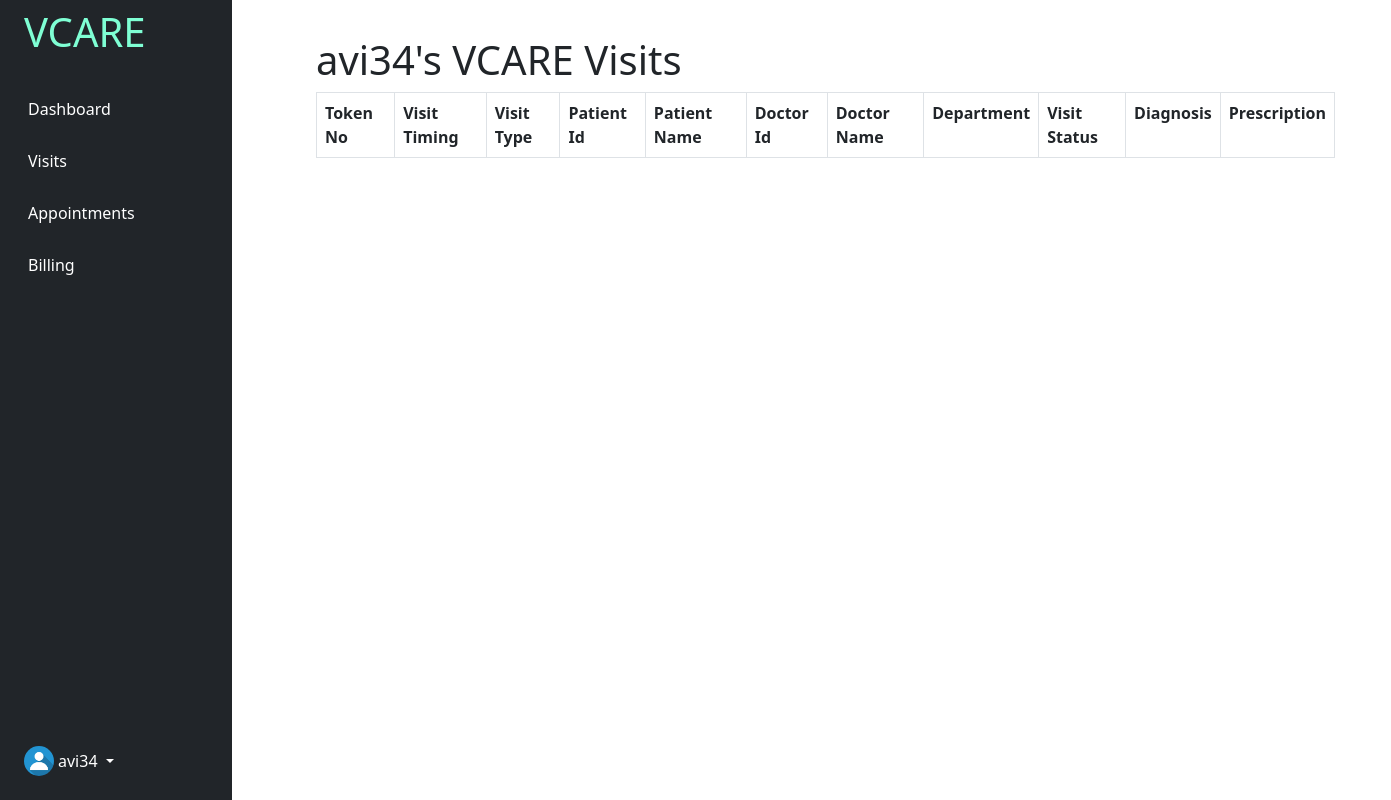
Before: /pvisit (signed in) with the older database file.
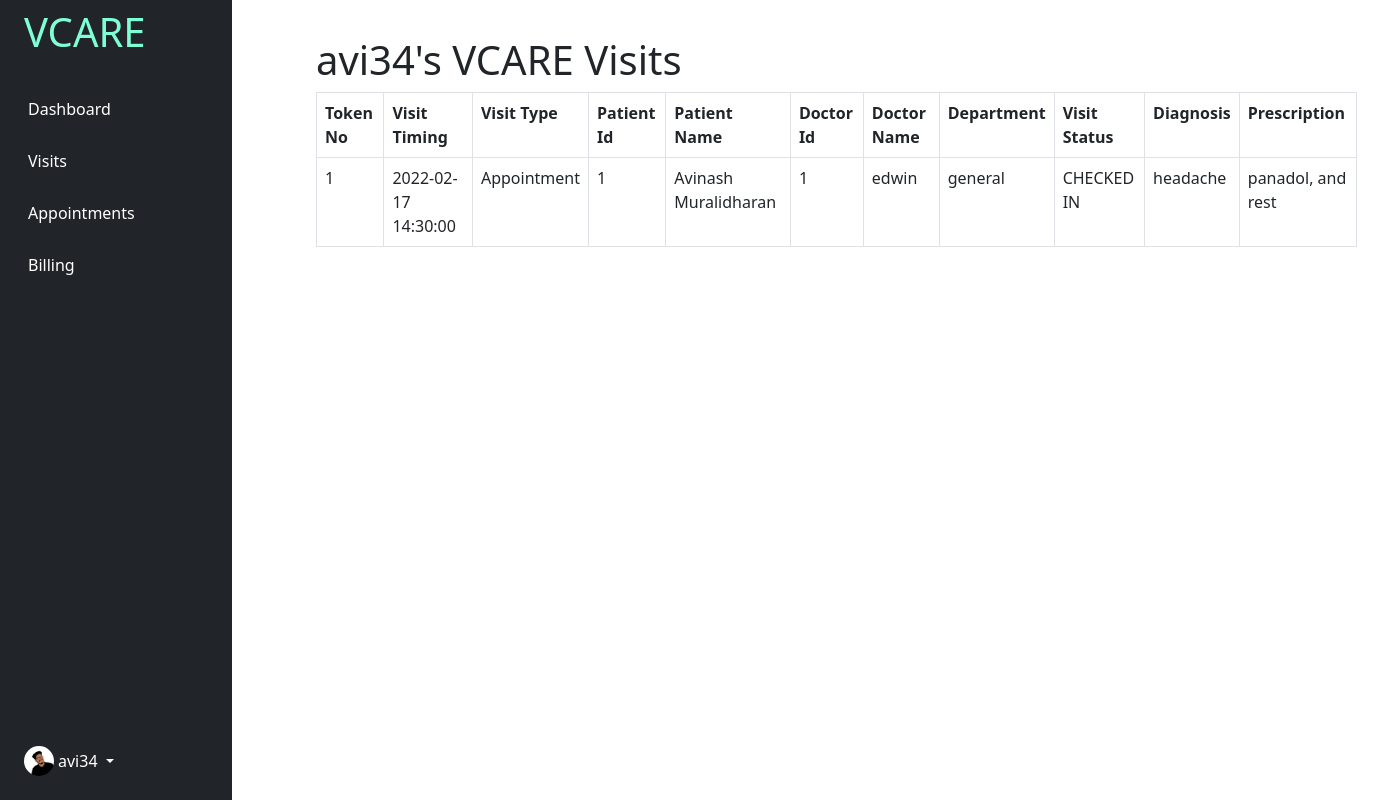
After: the same page with the newer database file.
### tables this page shows
CREATE TABLE LOGIN(
    U_NAME VARCHAR2(10) PRIMARY KEY,
    PWD VARCHAR2(10) NOT NULL,
    TYPE  VARCHAR2(10) NOT NULL,
    DPLOC VARCHAR2(50) NOT NULL);

CREATE TABLE VISITS(
    TOKEN_NO INTEGER  PRIMARY KEY AUTOINCREMENT,
    VISIT_TIME DATETIME NOT NULL UNIQUE,
    VISIT_TYPE VARCHAR2(20) NOT NULL,
    PAT_ID REFERENCES PATIENT(PAT_ID),
    PAT_NAME REFERENCES PATIENT(PAT_NAME),
    DOC_ID REFERENCES DOCTOR(DOC_ID),
    DOC_NAME REFERENCES DOCTOR(DOC_NAME),
    DEP REFERENCES DOCTOR(DEP),
    VISIT_STATUS VARCHAR2(20),
    DIAGNOSIS  VARCHAR2(500),
    PRESCRIPTION VARCHAR2(500)   
    );

### app.py (the view)
@app.route('/pvisit')
def pvisit():
    uname = session["name"]
    con = sqlite3.connect("database.db")
    con.row_factory = sqlite3.Row
    cur = con.cursor()
    cur.execute("SELECT DPLOC FROM LOGIN WHERE U_NAME='{un}'".format(un=uname))
    acc = cur.fetchall()
    for i in acc:
        dp = i[0]
    cur.execute("SELECT *FROM PATIENT WHERE U_NAME='{un}'".format(un=uname))
    pdata = cur.fetchall()
    id = pdata[0][0]
    cur.execute("SELECT *FROM VISITS WHERE PAT_ID={i}".format(i=id))
    vdata = cur.fetchall()
    return render_template('pvisit.html', vdata=vdata, dp=dp)

### templates/pvisit.html (shortened to what this page needs)
{% extends "dashbase.html" %}
{% block head %}
{{ super() }}
{% endblock %}
{% block content %}
<div class="container" style="margin-top:20px;margin-left:30px;">
    <h1>{{session.name}}'s VCARE Visits</h1>
    <table class="table table-bordered">
        <tr>
            <th>Token No</th>
            <th>Visit Timing</th>
            <th>Visit Type</th>
            <th>Patient Id</th>
            <th>Patient Name</th>
            <th>Doctor Id</th>
            <th>Doctor Name</th>
            <th>Department</th>
            <th>Visit Status</th>
            <th>Diagnosis</th>
            <th>Prescription</th>
        </tr>
        {% for i in vdata %}
        <tr>
            <td>{{i[0]}}</td>
            <td>{{i[1]}}</td>
            <td>{{i[2]}}</td>
            <td>{{i[3]}}</td>
            <td>{{i[4]}}</td>
            <td>{{i[5]}}</td>
            <td>{{i[6]}}</td>
            <td>{{i[7]}}</td>
            <td>{{i[8]}}</td>
            <td>{{i[9]}}</td>
            <td>{{i[10]}}</td>
        </tr>
        {% endfor %}
    </table>
</div>
{% endblock content %}

### templates/dashbase.html (shortened to what this page needs)
<!DOCTYPE html>
<head>
    {% block head %}
    <link rel="stylesheet" href="{{ url_for('static',filename='css/bootstrap.min.css') }}">
    <link rel="stylesheet" href="{{ url_for('static',filename='css/styles.css') }}">
    <link rel="stylesheet" href="{{ url_for('static',filename='css/card.css') }}">
    <link rel="stylesheet" href="{{ url_for('static',filename='css/sidebars.css') }}">
    {% endblock %}
</head>
<body id="body">
    <div class="container-fluid">
        <div class="row flex-nowrap">
            <div class="col-auto col-md-3 col-xl-2 px-sm-2 px-0 bg-dark fixed-top">
                <div class="d-flex flex-column align-items-center align-items-sm-start px-3 pt-2 text-white min-vh-100">
                    <a href="/"
                        class="d-flex align-items-center pb-3 mb-md-0 me-md-auto text-white text-decoration-none">
                        <span class="fs-5 d-none d-sm-inline">
                            <h1 style="color:aquamarine;">VCARE</h1>
                        </span>
                    </a>
                    <ul class="nav nav-pills flex-column mb-sm-auto mb-0 align-items-center align-items-sm-start"
                        id="menu">
                        <li>
                            <a href="/pdashboard" class="nav-link px-0 align-middle">
                                 <span class="ms-1 d-none d-sm-inline"
                                    style="color:white;">Dashboard</span></a>
                        </li>
                        <li>
                            <a href="/pvisit" class="nav-link px-0 align-middle">
                                 <span class="ms-1 d-none d-sm-inline"
                                    style="color:white;">Visits</span></a>
                        </li>
                        <li>
                            <a href="/pappointment" class="nav-link px-0 align-middle">
                                 <span class="ms-1 d-none d-sm-inline"
                                    style="color:white;">Appointments</span></a>
                        </li>
                        <li>
                            <a href="/billing" class="nav-link px-0 align-middle">
                                 <span class="ms-1 d-none d-sm-inline"
                                    style="color:white;">Billing</span></a>
                        </li>
                    </ul>
                    <div class="dropdown pb-4">
                        <a href="#" class="d-flex align-items-center text-white text-decoration-none dropdown-toggle"
                            id="dropdownUser1" data-bs-toggle="dropdown" aria-expanded="false">
                            {% if dp %}
                            <img src="{{url_for('static',filename=dp)}}" width="30" height="30" class="rounded-circle">
                            {% endif %}
                            <span class="d-none d-sm-inline mx-1">{{session.name}}</span>
                        </a>
                    </div>
                </div>
            </div>
            <div class="col py-3" style="margin-left:250px;margin-right:50px;">
                {% block content %}
                {% endblock %}
            </div>
        </div>
    </div>
</body>
</html>

Changed rows visible on the page:
changed LOGIN: DPLOC: picture added in place of a placeholder
now on this page (row edited): VISITS: TOKEN_NO "1", VISIT_TIME "2022-02-17 14:30:00", VISIT_TYPE "Appointment", PAT_ID "1", PAT_NAME "Avinash Muralidharan", DOC_ID "1", DOC_NAME "edwin", DEP "general", VISIT_STATUS "CHECKED IN", DIAGNOSIS "headache", PRESCRIPTION "panadol, and rest"
